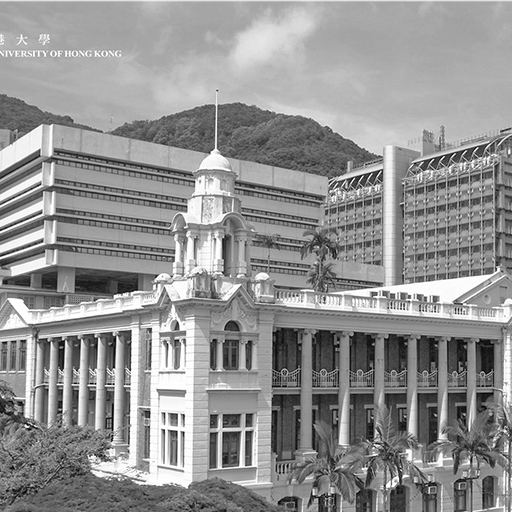
#> input picture assignment2/assignment2_code/hku.png, 512 x 512 px
$ python assignment2_1.py
#> lines starting #> are read from the running program, lines starting #| are printed output that depends on the picture
#> further down, img is the input picture: shape (512, 512); min 0, max 255, mean 146.3
"""
... are the places you need to fill
"""

import numpy as np
import cv2
from matplotlib import pyplot as plt


###################################################################
def DFT(img):
    """
    2d DFT using cv2.dft()
    """

    dft = cv2.dft(np.float32(img), flags=cv2.DFT_COMPLEX_OUTPUT)   # 2D DFT on img
    dft_shift = np.fft.fftshift(dft)   # shift the low-frequency parts into the centre

    # visualize the spectrum and phase angle
    spectrum = cv2.magnitude(dft_shift[:,:,0],dft_shift[:,:,1])  # calculate spectrum
    spectrum = 20*np.log(spectrum)  # change the scale for better visualization, using 20*np.log()
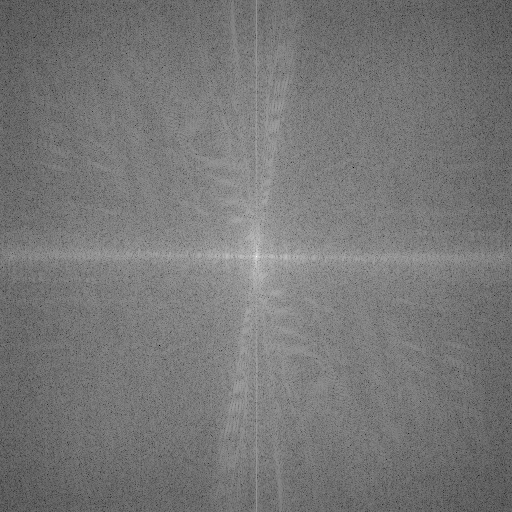
#> spectrum: shape (512, 512) float32; min 15.28, max 349.3, mean 171.6; drawn with min black and max white
    phase = cv2.phase(dft_shift[:,:,0],dft_shift[:,:,1])  # calculate phase, output range (-pi, pi)
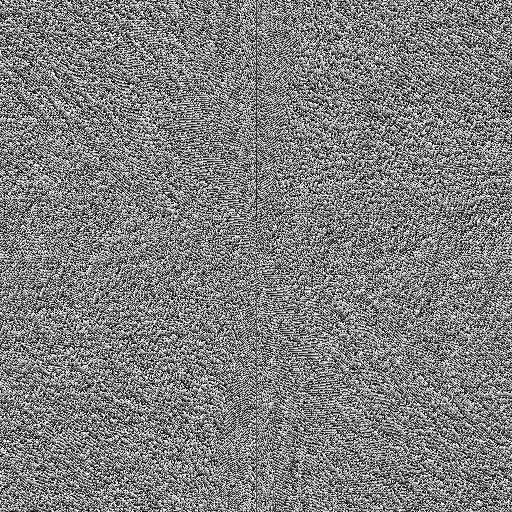
#> phase: shape (512, 512) float32; min 2.71e-06, max 6.28, mean 3.13; drawn with min black and max white
    phase = phase / np.pi * 180  # Convert phase angle to [- 180, 180]

    plt.subplot(131), plt.imshow(img, cmap='gray')
    plt.title('Input Image'), plt.xticks([]), plt.yticks([])
    plt.subplot(132), plt.imshow(spectrum, cmap='gray')
    plt.title('Spectrum'), plt.xticks([]), plt.yticks([])
    plt.subplot(133), plt.imshow(phase, cmap='gray')
    plt.title('Phase'), plt.xticks([]), plt.yticks([])
    plt.show()
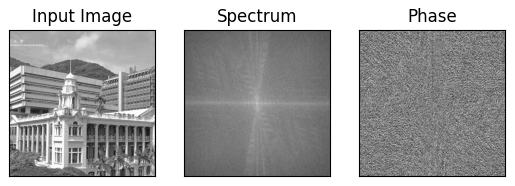
#> figure drawn by matplotlib, 3 panels

    return dft_shift

##################################################################

##################################################################
def high_low_pass_filter(dft_shift):
    """
    ideal high-pass and low-pass filter
    """
    cutoff = 30

    h, w = img.shape
#> h = 512; w = 512
    h_c = h / 2
#> h_c = 256
    w_c = w / 2
#> w_c = 256
    low_pass_filter = np.zeros((h, w, 2))  # the shape of low-pass filter

    # create low-pass filter
    for v in range(h):
        for u in range(w):
            distance = (v - h_c) ** 2 + (u - w_c) ** 2
            if distance <= cutoff ** 2:
                low_pass_filter[v, u, :] = 1  # assign a value to low pass filter

    # use the low-pass filter to filter out high frequencies.
    low_pass_frequency = dft_shift * low_pass_filter  # apply low-pass filter to the 'hku.png' image in the frequency domain.
    f_ishift = np.fft.ifftshift(low_pass_frequency)  # shift the low-frequency parts to corners.
    low_pass_back = cv2.idft(f_ishift, flags=cv2.DFT_SCALE | cv2.DFT_REAL_OUTPUT)  # transform the new frequency map back to the spatial domain, using cv2.idft().
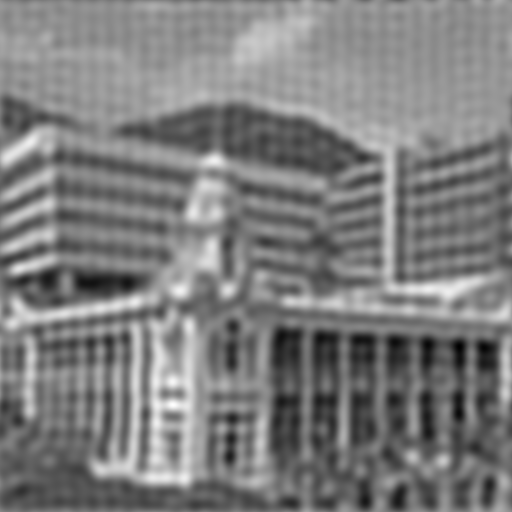
#> low_pass_back: shape (512, 512) float64; min -0.771, max 296.6, mean 146.3; drawn with min black and max white

    # use the high-pass filter to filter out low frequencies
    high_pass_filter = 1 - low_pass_filter  # create a high-pass filter
    high_pass_frequency = dft_shift * high_pass_filter  # apply high-pass filter to the 'hku.png' image in the frequency domain.
    f_ishift = np.fft.ifftshift(high_pass_frequency)  # shift the low-frequency parts to corners.
    high_pass_back = cv2.idft(f_ishift, flags=cv2.DFT_SCALE | cv2.DFT_REAL_OUTPUT)  # transform the new frequency map back to the spatial domain, using cv2.idft().
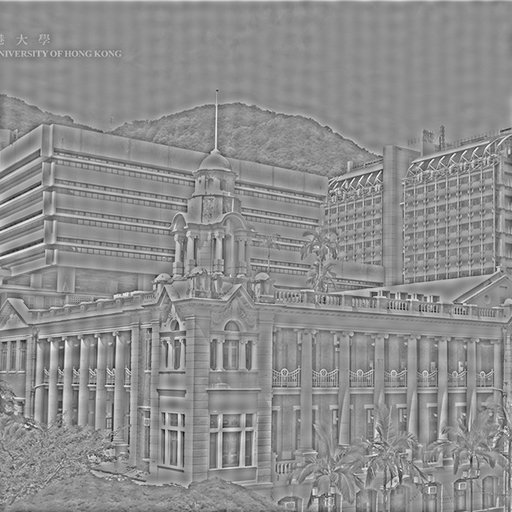
#> high_pass_back: shape (512, 512) float64; min -206.4, max 163.8, mean 0; drawn with min black and max white

    low_pass_back = np.uint8(np.minimum(low_pass_back, 255))
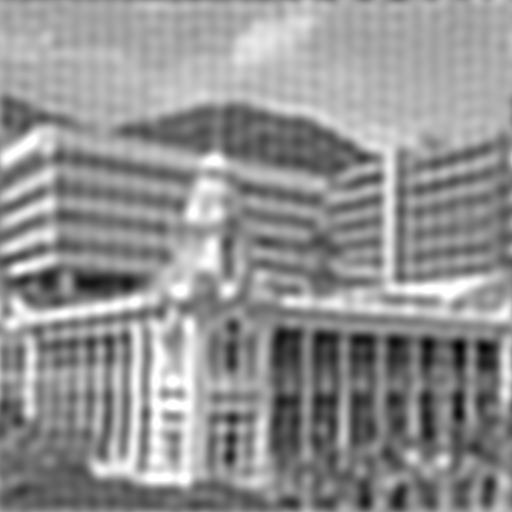
#> low_pass_back: shape (512, 512); min 0, max 255, mean 145.8
    high_pass_back = np.uint8(np.maximum(np.minimum(high_pass_back, 255), 0))
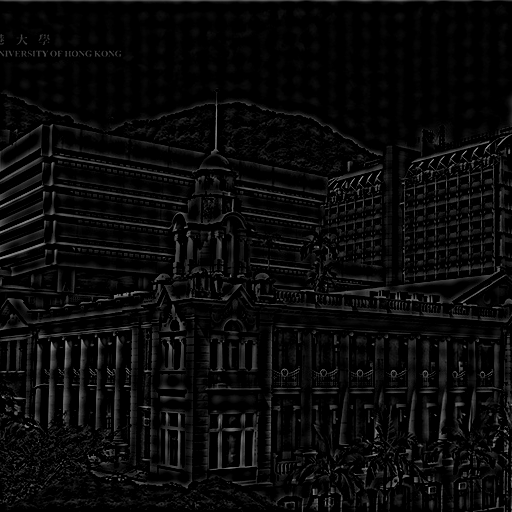
#> high_pass_back: shape (512, 512); min 0, max 163, mean 10.1
    plt.subplot(131), plt.imshow(img, cmap='gray')
    plt.title('Input Image'), plt.xticks([]), plt.yticks([])
    plt.subplot(132), plt.imshow(low_pass_back, cmap='gray')
    plt.title('low_pass_image'), plt.xticks([]), plt.yticks([])
    plt.subplot(133), plt.imshow(high_pass_back, cmap='gray')
    plt.title('high_pass_image'), plt.xticks([]), plt.yticks([])
    plt.show()

##################################################################


if __name__ == "__main__":
    img = cv2.imread('hku.png', 0)
    dft_shift = DFT(img)
    high_low_pass_filter(dft_shift)

$ run again, with assignment2/assignment2_code/1.bmp saved as assignment2/assignment2_code/hku.png
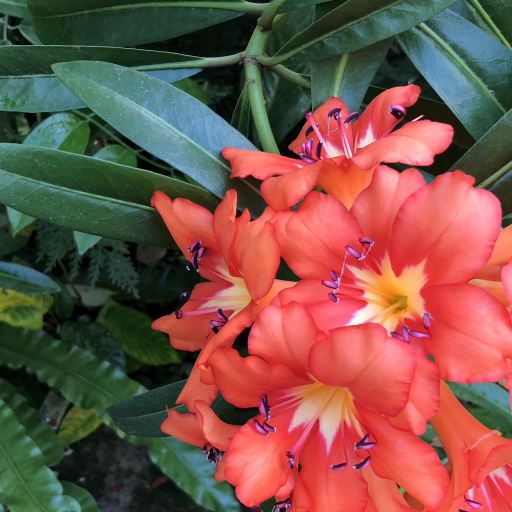
#> input picture assignment2/assignment2_code/1.bmp, 512 x 512 px
#> in high_low_pass_filter, `low_pass_back = cv2.idft(f_ishift, flags=cv2.DFT_SCALE | cv2.DFT_REAL_..`:
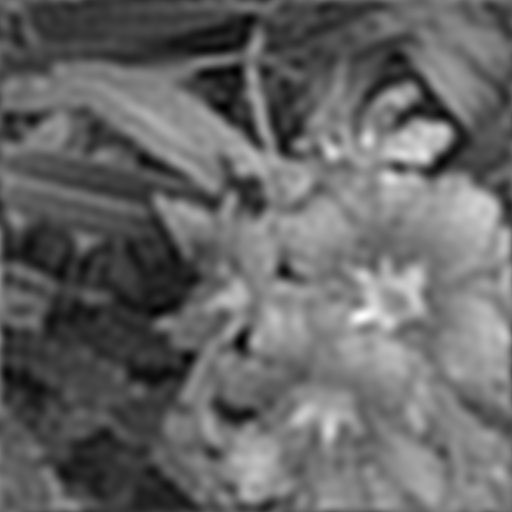
#> low_pass_back: shape (512, 512) float64; min -17.99, max 259.6, mean 94; drawn with min black and max white
#> in high_low_pass_filter, `high_pass_back = np.uint8(np.maximum(np.minimum(high_pass_back, 255), ..`:
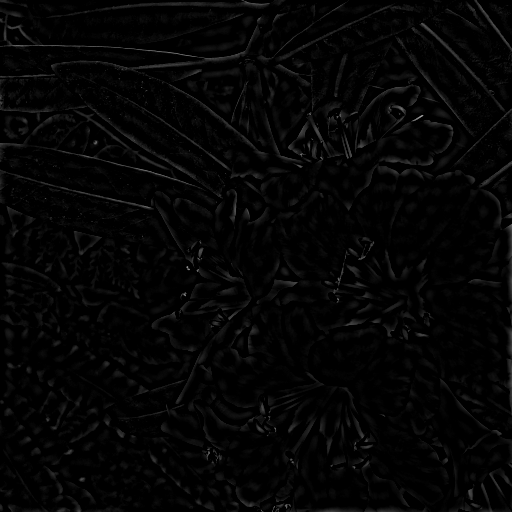
#> high_pass_back: shape (512, 512); min 0, max 155, mean 4.8
